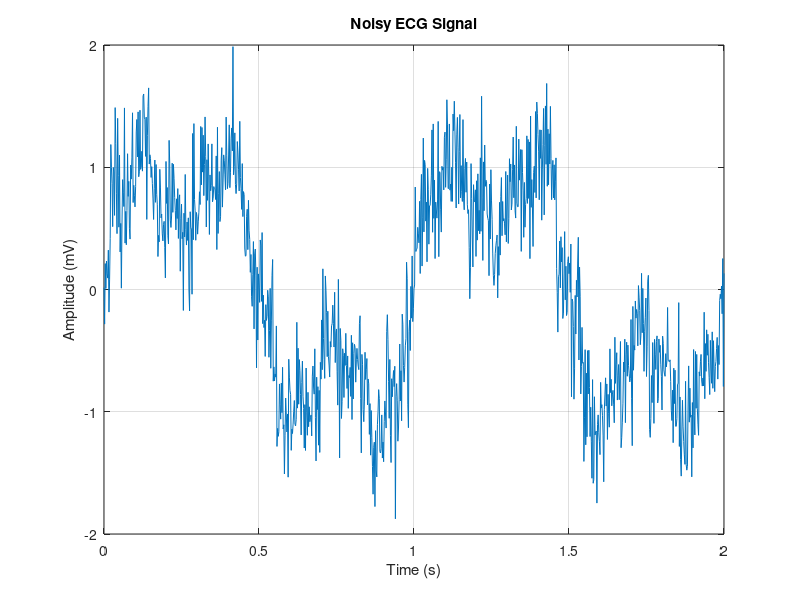

MATLAB code for this plot:
fs=500;
t=0:1/fs:2;


ecg_signal = sin(2*pi*1*t) + 0.5*sin(2*pi*3*t) + 0.2*sin(2*pi*10*t);
noise=0.3*randn(size(ecg_signal));
ecg_noisy=ecg_signal+noise;

figure;
plot(t,ecg_noisy);
xlabel('Time (s)');    
ylabel('Amplitude (mV)'); 
title('Noisy ECG Signal');
grid on;